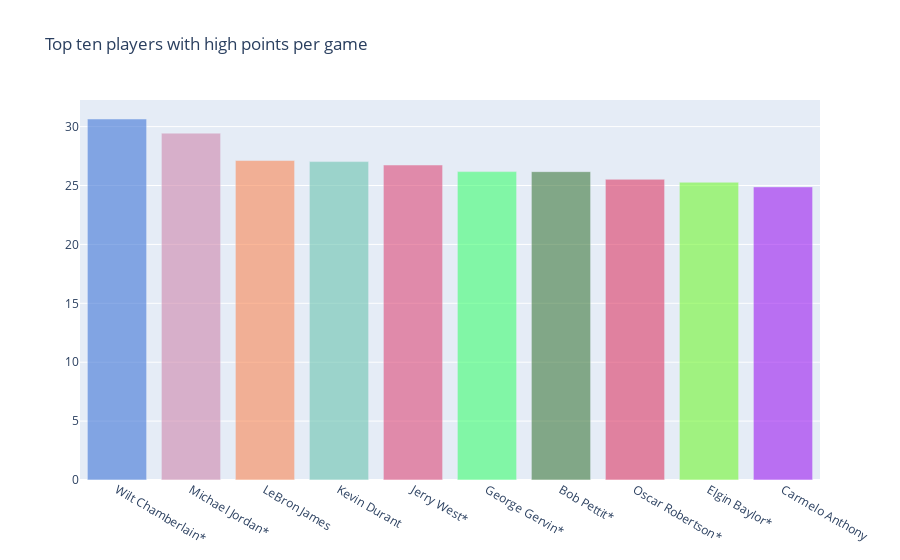

The cell this chart's notebook holds for it:
### Markdown cell above
# Points per game

### Code cell
import random
trace0 = go.Bar(
    x=ppg['Player'].head(10),
    y=ppg['ppg'].head(10),
    marker=dict(
        color= random_colors(10),
       
        
    ),
    opacity=0.6
)

data = [trace0]
layout = go.Layout(
    title='Top ten players with high points per game',
)

fig = go.Figure(data=data, layout=layout)
py.iplot(fig, filename='text-hover-bar')

### Figure 1 — Plotly figure (JSON) as saved in the notebook; plotly's stock layout.template omitted (floating-point values rounded to 4 significant figures)
{"data": [{"marker": {"color": ["#3F75D7", "#CF87AD", "#F98856", "#6AC3B0", "#DD4A79", "#40FE72", "#407A3F", "#DD3B67", "#73F732", "#9D1DF1"]}, "opacity": 0.6, "type": "bar", "x": ["Wilt Chamberlain*", "Michael Jordan*", "LeBron James", "Kevin Durant", "Jerry West*", "George Gervin*", "Bob Pettit*", "Oscar Robertson*", "Elgin Baylor*", "Carmelo Anthony"], "y": [30.65, 29.44, 27.12, 27.03, 26.74, 26.18, 26.18, 25.53, 25.28, 24.88]}], "layout": {"title": {"text": "Top ten players with high points per game"}}}
